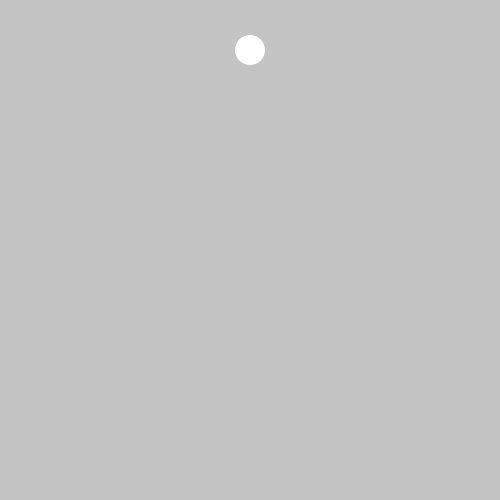
Frame 1 (no input)
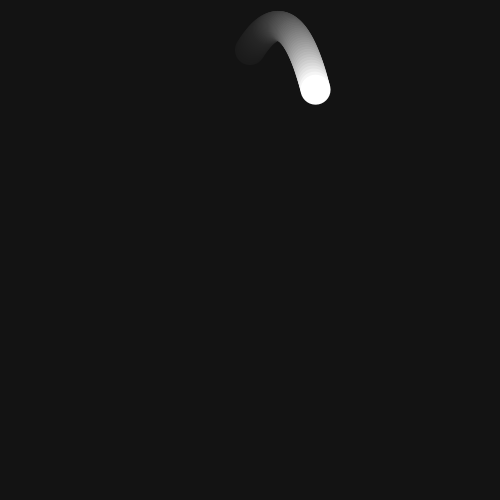
Frame 60 (the mouse pressed at the canvas centre just before this capture)
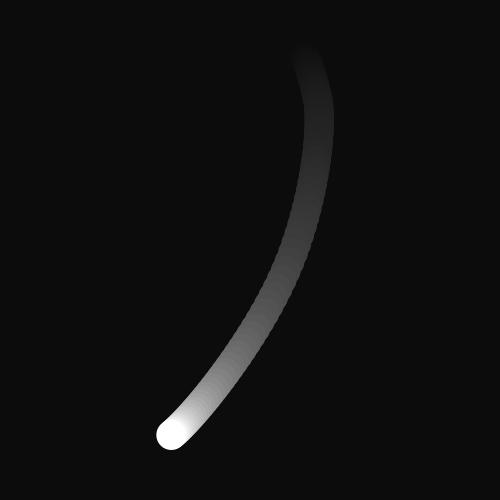
Frame 120 (the mouse held since frame 60 and released just before this capture)

The Processing sketch that drew these frames (run headless with seeded random() and noise(); from frame 60 on, the mouse is pressed at the canvas centre):

// Processing sketch: ex18_20
// ── ex18_20.pde
// 중력, 마찰력 및 인력을 받는 원

PVector location, velocity, accel, gravity;
float d = 30, friction = 0.99;

void setup() {
  size(500, 500);
  location = new PVector(width/2, 50);
  velocity = new PVector(0, 0);
  accel = new PVector(0, 0);
  gravity = new PVector(0.0, 0.1);
  firstForce();
}

void draw() {
  // 페이딩 효과
  noStroke();
  fill(0, 10);
  rect(0, 0, width, height);

  fill(255);
  ellipse(location.x, location.y, d, d);

  accel.add(gravity);
  velocity.mult(friction);
  velocity.add(accel);
  location.add(velocity);
  accel.mult(0);

  if (mousePressed) {
    addForce();
  }

  // 경계에 부딪힐 때 반사 적용
  if (location.x < 0) {
    location.x = 0;
    velocity.x *= -1;
  }
  if (location.x > width) {
    location.x = width;
    velocity.x *= -1;
  }
  if (location.y < 0) {
    location.y = 0;
    velocity.y *= -1;
  }
  if (location.y > height) {
    location.y = height;
    velocity.y *= -1;
  }
}

void firstForce() {
  PVector force = new PVector(random(-5, 5), random(-5, 5));
  accel.add(force);
}

void addForce() {
  PVector mouse = new PVector(mouseX, mouseY);
  PVector force = PVector.sub(mouse, location);
  force.normalize();
  force.mult(0.3);
  accel.add(force);
}
